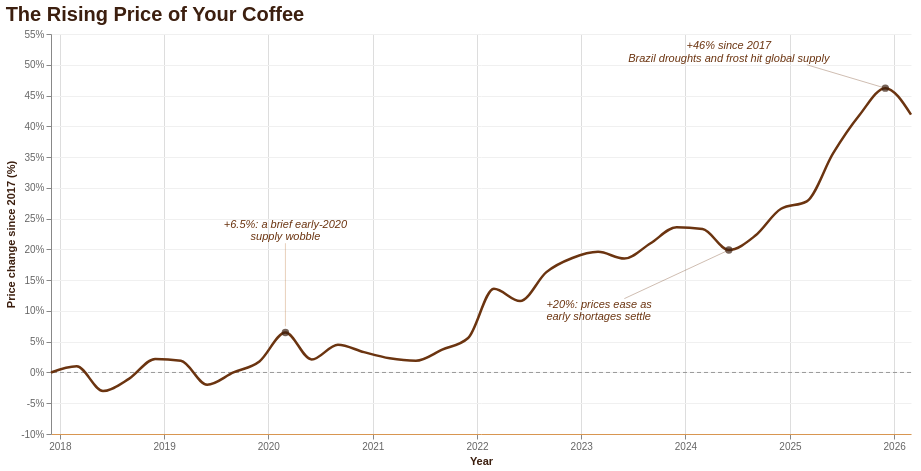

Vega-Lite specification for this chart:
### Vega-Lite specification from a JSON file in a GitHub repository (floating-point values rounded to 4 significant figures)
{"$schema": "https://vega.github.io/schema/vega-lite/v5.json", "title": {"text": "The Rising Price of Your Coffee", "anchor": "start", "fontSize": 20, "color": "#3C1F0F"}, "width": 860, "height": 400, "data": {"values": [{"date": "2017-12", "pct": 0.0}, {"date": "2018-03", "pct": 1.0}, {"date": "2018-06", "pct": -3.0}, {"date": "2018-09", "pct": -1.0}, {"date": "2018-12", "pct": 2.2}, {"date": "2019-03", "pct": 1.9}, {"date": "2019-06", "pct": -2.0}, {"date": "2019-09", "pct": 0.0}, {"date": "2019-12", "pct": 1.8}, {"date": "2020-03", "pct": 6.5}, {"date": "2020-06", "pct": 2.1}, {"date": "2020-09", "pct": 4.5}, {"date": "2020-12", "pct": 3.3}, {"date": "2021-03", "pct": 2.3}, {"date": "2021-06", "pct": 1.9}, {"date": "2021-09", "pct": 3.7}, {"date": "2021-12", "pct": 5.6}, {"date": "2022-03", "pct": 13.6}, {"date": "2022-06", "pct": 11.6}, {"date": "2022-09", "pct": 16.3}, {"date": "2022-12", "pct": 18.6}, {"date": "2023-03", "pct": 19.6}, {"date": "2023-06", "pct": 18.5}, {"date": "2023-09", "pct": 21.0}, {"date": "2023-12", "pct": 23.6}, {"date": "2024-03", "pct": 23.3}, {"date": "2024-06", "pct": 19.9}, {"date": "2024-09", "pct": 22.2}, {"date": "2024-12", "pct": 26.6}, {"date": "2025-03", "pct": 27.8}, {"date": "2025-06", "pct": 35.6}, {"date": "2025-09", "pct": 41.8}, {"date": "2025-12", "pct": 46.2}, {"date": "2026-03", "pct": 41.9}]}, "layer": [{"data": {"values": [{"y": 0}]}, "mark": {"type": "rule", "color": "#999", "strokeDash": [4, 3], "strokeWidth": 1}, "encoding": {"y": {"field": "y", "type": "quantitative"}}}, {"mark": {"type": "line", "color": "#6B3410", "strokeWidth": 2.5, "interpolate": "monotone"}, "encoding": {"x": {"field": "date", "type": "temporal", "title": "Year", "axis": {"format": "%Y", "tickCount": "year", "titleColor": "#3C1F0F", "labelColor": "#666", "domainColor": "#D89651"}, "scale": {"padding": 0, "nice": false}}, "y": {"field": "pct", "type": "quantitative", "scale": {"domain": [-8, 52]}, "title": "Price change since 2017 (%)", "axis": {"labelExpr": "datum.value + '%'", "titleColor": "#3C1F0F", "labelColor": "#666", "grid": true, "gridColor": "#f0f0f0"}}, "tooltip": [{"field": "date", "type": "temporal", "title": "Quarter", "format": "%b %Y"}, {"field": "pct", "title": "Change since 2017", "format": "+.1f"}]}}, {"data": {"values": [{"date": "2020-03", "pct": 6.5}, {"date": "2024-06", "pct": 19.9}, {"date": "2025-12", "pct": 46.2}]}, "mark": {"type": "point", "filled": true, "color": "#3C1F0F", "size": 55}, "encoding": {"x": {"field": "date", "type": "temporal", "scale": {"padding": 0, "nice": false}}, "y": {"field": "pct", "type": "quantitative"}}}, {"data": {"values": [{"date": "2020-03", "pct": 24, "t": "+6.5%: a brief early-2020"}, {"date": "2020-03", "pct": 22, "t": "supply wobble"}]}, "mark": {"type": "text", "align": "center", "fontSize": 11, "color": "#6B3410", "fontStyle": "italic"}, "encoding": {"x": {"field": "date", "type": "temporal", "scale": {"padding": 0, "nice": false}}, "y": {"field": "pct", "type": "quantitative"}, "text": {"field": "t"}}}, {"data": {"values": [{"date": "2022-09", "pct": 11, "t": "+20%: prices ease as"}, {"date": "2022-09", "pct": 9, "t": "early shortages settle"}]}, "mark": {"type": "text", "align": "left", "fontSize": 11, "color": "#6B3410", "fontStyle": "italic"}, "encoding": {"x": {"field": "date", "type": "temporal", "scale": {"padding": 0, "nice": false}}, "y": {"field": "pct", "type": "quantitative"}, "text": {"field": "t"}}}, {"data": {"values": [{"date": "2024-06", "pct": 53, "t": "+46% since 2017"}, {"date": "2024-06", "pct": 51, "t": "Brazil droughts and frost hit global supply"}]}, "mark": {"type": "text", "align": "center", "fontSize": 11, "fontStyle": "italic", "color": "#6B3410"}, "encoding": {"x": {"field": "date", "type": "temporal", "scale": {"padding": 0, "nice": false}}, "y": {"field": "pct", "type": "quantitative"}, "text": {"field": "t"}}}, {"data": {"values": [{"x": "2020-03", "y": 21, "x2": "2020-03", "y2": 7.5}]}, "mark": {"type": "rule", "color": "#B8702F", "strokeWidth": 0.6, "opacity": 0.55}, "encoding": {"x": {"field": "x", "type": "temporal"}, "y": {"field": "y", "type": "quantitative"}, "x2": {"field": "x2"}, "y2": {"field": "y2"}}}, {"data": {"values": [{"x": "2023-06", "y": 12, "x2": "2024-06", "y2": 19.9}]}, "mark": {"type": "rule", "color": "#6B3410", "strokeWidth": 0.6, "opacity": 0.55}, "encoding": {"x": {"field": "x", "type": "temporal"}, "y": {"field": "y", "type": "quantitative"}, "x2": {"field": "x2"}, "y2": {"field": "y2"}}}, {"data": {"values": [{"x": "2025-03", "y": 50, "x2": "2025-12", "y2": 46.2}]}, "mark": {"type": "rule", "color": "#6B3410", "strokeWidth": 0.6, "opacity": 0.55}, "encoding": {"x": {"field": "x", "type": "temporal"}, "y": {"field": "y", "type": "quantitative"}, "x2": {"field": "x2"}, "y2": {"field": "y2"}}}], "config": {"view": {"stroke": null}, "background": "transparent"}}
